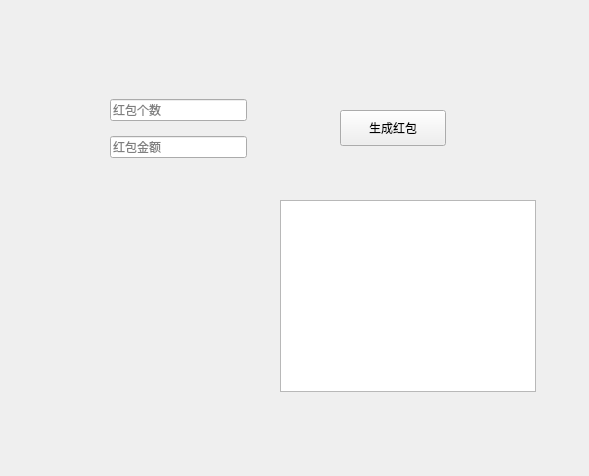
<?xml version="1.0" encoding="UTF-8"?>
<ui version="4.0">
 <class>widget</class>
 <widget class="QWidget" name="widget">
  <property name="geometry">
   <rect>
    <x>0</x>
    <y>0</y>
    <width>589</width>
    <height>476</height>
   </rect>
  </property>
  <property name="windowTitle">
   <string>Form</string>
  </property>
  <widget class="QPushButton" name="button">
   <property name="geometry">
    <rect>
     <x>340</x>
     <y>110</y>
     <width>106</width>
     <height>36</height>
    </rect>
   </property>
   <property name="text">
    <string>生成红包</string>
   </property>
  </widget>
  <widget class="QWidget" name="layoutWidget">
   <property name="geometry">
    <rect>
     <x>110</x>
     <y>90</y>
     <width>137</width>
     <height>79</height>
    </rect>
   </property>
   <layout class="QVBoxLayout" name="verticalLayout">
    <item>
     <widget class="QLineEdit" name="num">
      <property name="placeholderText">
       <string>红包个数</string>
      </property>
     </widget>
    </item>
    <item>
     <widget class="QLineEdit" name="money">
      <property name="text">
       <string/>
      </property>
      <property name="placeholderText">
       <string>红包金额</string>
      </property>
     </widget>
    </item>
   </layout>
  </widget>
  <widget class="QListView" name="listView">
   <property name="geometry">
    <rect>
     <x>280</x>
     <y>200</y>
     <width>256</width>
     <height>192</height>
    </rect>
   </property>
  </widget>
 </widget>
 <resources/>
 <connections/>
</ui>
